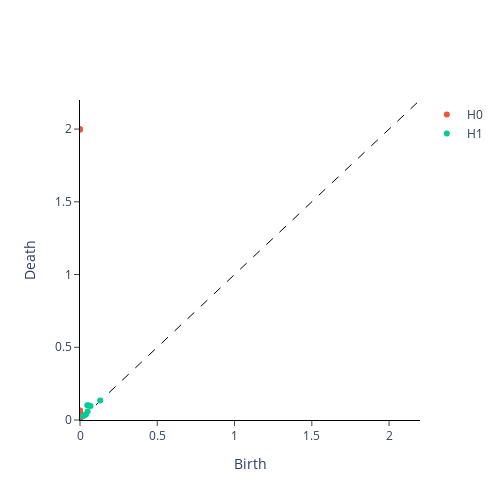

Here is the notebook cell this chart was saved with:
### Code cell
plot_diagram(diagrams[2])

### Figure 1 — Plotly figure (JSON) as saved in the notebook; plotly's stock layout.template omitted (floating-point values rounded to 4 significant figures)
{"data": [{"hoverinfo": "none", "line": {"color": "black", "dash": "dash", "width": 1}, "mode": "lines", "showlegend": false, "type": "scatter", "x": [-200, 200], "y": [-200, 200]}, {"mode": "markers", "name": "H0", "type": "scatter", "x": [0, 0, 0, 0, 0, 0, 0, 0, 0, 0, 0, 0, 0, 0, 0, 0, 0, 0, 0, 0, 0, 0, 0, 0, 0, 0, 0, 0, 0, 0, 0, 0, 0, 0, 0, 0, 0, 0, 0, 0, 0, 0, 0, 0, 0, 0, 0, 0, 0, 0, 0, 0, 0, 0, 0, 0, 0, 0, 0, 0, 0, 0, 0, 0, 0, 0, 0, 0, 0, 0, 0, 0, 0, 0], "y": [0.004516, 0.005293, 0.006056, 0.007193, 0.01005, 0.01034, 0.01221, 0.01227, 0.01227, 0.01281, 0.01375, 0.01379, 0.01408, 0.01409, 0.01534, 0.01547, 0.01549, 0.01668, 0.01696, 0.01698, 0.01698, 0.01703, 0.01714, 0.01781, 0.01797, 0.01803, 0.01803, 0.01822, 0.01826, 0.01832, 0.01851, 0.01882, 0.01885, 0.01926, 0.01982, 0.01989, 0.02, 0.02146, 0.02183, 0.02264, 0.024, 0.02494, 0.02518, 0.02556, 0.02574, 0.02598, 0.02624, 0.02704, 0.0272, 0.02779, 0.02792, 0.02832, 0.02926, 0.02998, 0.03033, 0.03048, 0.03137, 0.03179, 0.03331, 0.03393, 0.03431, 0.03605, 0.03615, 0.03783, 0.03806, 0.03918, 0.04062, 0.0457, 0.05119, 0.05527, 0.06436, 0.06503, 1.995, 2]}, {"mode": "markers", "name": "H1", "type": "scatter", "x": [0.1306, 0.06812, 0.0581, 0.04941, 0.04764, 0.03939, 0.03205, 0.01876], "y": [0.1339, 0.09612, 0.0997, 0.05878, 0.1022, 0.04036, 0.035, 0.02625]}, {"mode": "markers", "name": "H2", "type": "scatter", "x": [], "y": []}], "layout": {"height": 500, "plot_bgcolor": "white", "width": 500, "xaxis": {"anchor": "y", "exponentformat": "e", "linecolor": "black", "linewidth": 1, "mirror": false, "range": [0, 2.2], "showexponent": "all", "showline": true, "side": "bottom", "ticks": "outside", "title": {"text": "Birth"}, "type": "linear", "zeroline": true}, "yaxis": {"anchor": "x", "exponentformat": "e", "linecolor": "black", "linewidth": 1, "mirror": false, "range": [0, 2.2], "showexponent": "all", "showline": true, "side": "left", "ticks": "outside", "title": {"text": "Death"}, "type": "linear", "zeroline": true}}}
